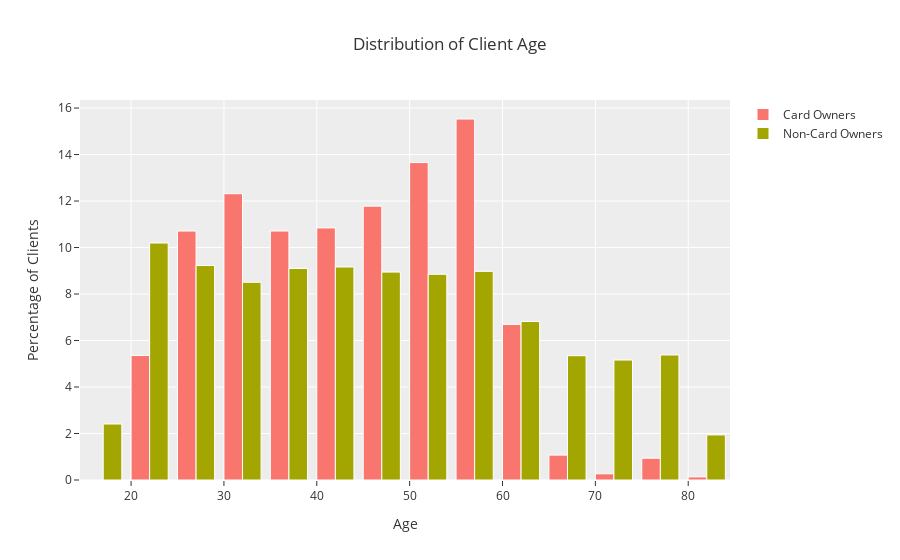

Here is the notebook cell this chart was saved with:
### Markdown cell above
### Age distribution

### Code cell
fig = go.Figure()

fig.add_trace(go.Histogram(x=card_owners['client_age'], histnorm='percent', name='Card Owners', nbinsx=20))
fig.add_trace(go.Histogram(x=non_card_owners['client_age'], histnorm='percent', name='Non-Card Owners', nbinsx=20))

fig.update_traces(marker_line_width=1, marker_line_color="white")

fig.update_layout(
    title='Distribution of Client Age',
    xaxis_title='Age',
    yaxis_title='Percentage of Clients'
)

fig.show()

### Figure 1 — Plotly figure (JSON) as saved in the notebook; plotly's stock layout.template omitted (floating-point values rounded to 4 significant figures; data arrays with more than 128 entries replaced by an {"elided": "..."} marker saying what was removed)
{"data": [{"histnorm": "percent", "marker": {"line": {"color": "white", "width": 1}}, "name": "Card Owners", "nbinsx": 20, "type": "histogram", "x": {"elided": "747 int values"}}, {"histnorm": "percent", "marker": {"line": {"color": "white", "width": 1}}, "name": "Non-Card Owners", "nbinsx": 20, "type": "histogram", "x": {"elided": "3198 int values"}}], "layout": {"title": {"text": "Distribution of Client Age"}, "xaxis": {"title": {"text": "Age"}}, "yaxis": {"title": {"text": "Percentage of Clients"}}}}
